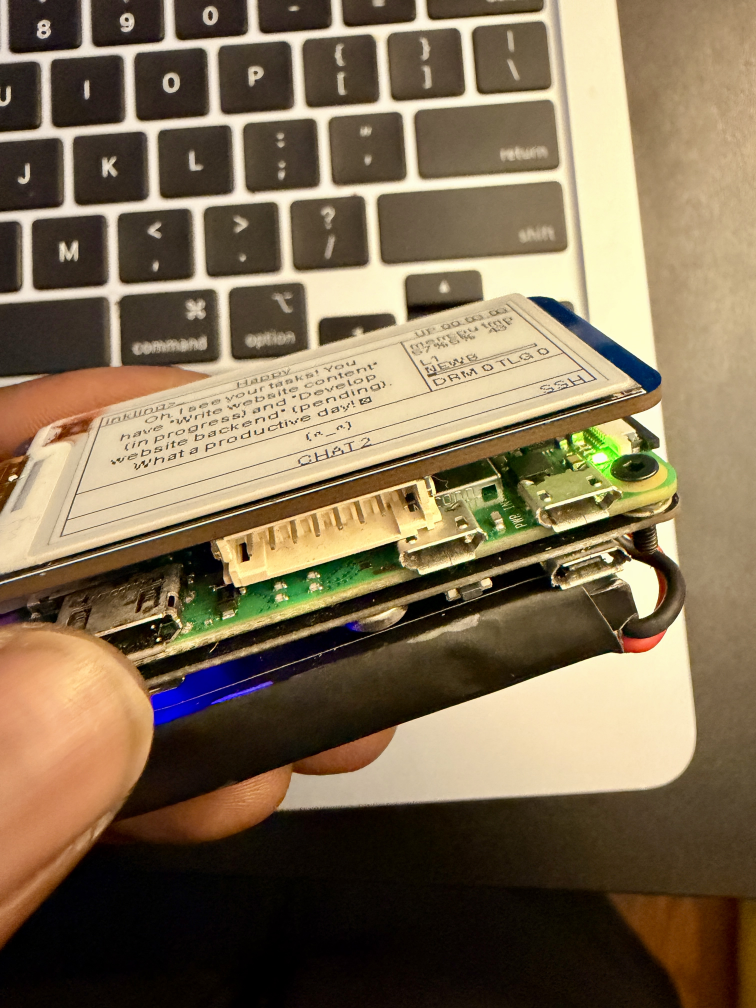
#> input picture img/inkk1.JPG, 3024 x 4032 px (shown at 1/4 size)
$ python eink_convert.py ../img/inkk1.JPG
#> lines starting #> are read from the running program, lines starting #| are printed output that depends on the picture; after the words box and inside, x2 and y2 are one past the last pixel; in counts of white or black regions, pixels touching at a corner belong together
#!/usr/bin/env python3
"""
Project Inkling - E-Ink Image Converter

Convert images to 1-bit monochrome format optimized for Waveshare 2.13" e-ink
displays (250x122 pixels). Supports multiple dithering algorithms, batch
processing, and raw bitmap export for ESP32/MicroPython.

Usage:
    # Single file with Floyd-Steinberg dithering (default)
    python tools/eink_convert.py input.jpg -o output.png

    # Batch convert a directory with Atkinson dithering
    python tools/eink_convert.py images/ -o converted/ --dither atkinson

    # Boost contrast and invert for dark backgrounds
    python tools/eink_convert.py photo.png -o result.png --contrast 50 --invert

    # Fit image with letterboxing, export raw bitmap too
    python tools/eink_convert.py logo.png -o logo_eink.png --resize fit --raw

    # Preview before/after in terminal (no file write)
    python tools/eink_convert.py face.png --preview

    # Custom target size (e.g. 48x48 sprites)
    python tools/eink_convert.py sprite.png -o sprite_1bit.png --width 48 --height 48

Import for custom workflows:
    from tools.eink_convert import (
        load_image, resize_image, adjust_contrast,
        dither_floyd_steinberg, dither_atkinson, dither_ordered,
        dither_threshold, convert_to_eink, export_raw_bitmap,
    )
"""

import argparse
import logging
import struct
import sys
from pathlib import Path
from typing import Optional, Tuple, List

import numpy as np
from PIL import Image, ImageEnhance, ImageOps

# ---------------------------------------------------------------------------
# Constants
# ---------------------------------------------------------------------------

EINK_WIDTH = 250
EINK_HEIGHT = 122

SUPPORTED_EXTENSIONS = {".png", ".jpg", ".jpeg", ".bmp", ".gif", ".tiff", ".webp"}

# 4x4 Bayer matrix for ordered dithering, normalized to 0-1 range
BAYER_MATRIX_4X4 = (
    np.array(
        [
            [0, 8, 2, 10],
            [12, 4, 14, 6],
            [3, 11, 1, 9],
            [15, 7, 13, 5],
        ],
        dtype=np.float64,
    )
    / 16.0
)

logger = logging.getLogger("eink_convert")

# ---------------------------------------------------------------------------
# Image loading
# ---------------------------------------------------------------------------


def load_image(path: str) -> Image.Image:
    """Load an image from *path* and return it as an RGB PIL Image.

    Handles RGBA by compositing onto a white background so transparency
    doesn't become black after grayscale conversion.
    """
#> called with path = '../img/inkk1.JPG'
    img = Image.open(path)
#> img is the input picture: PIL image 3024x4032 RGB; mean R, G, B 127.3, 109.9, 83.3

    if img.mode == "RGBA":
        bg = Image.new("RGB", img.size, (255, 255, 255))
        bg.paste(img, mask=img.split()[3])
        return bg

    return img.convert("RGB")


# ---------------------------------------------------------------------------
# Resizing
# ---------------------------------------------------------------------------


def resize_image(
    img: Image.Image,
    width: int = EINK_WIDTH,
    height: int = EINK_HEIGHT,
    mode: str = "fit",
) -> Image.Image:
    """Resize *img* to *width* x *height* using the given *mode*.

    Modes:
        crop    - Scale so the image fills the target, then center-crop.
        fit     - Scale to fit within the target, pad with white (letterbox).
        stretch - Stretch to exact target dimensions (distorts aspect ratio).
    """
#> called with width = 250, height = 122, mode = 'fit'
    if mode == "stretch":
        return img.resize((width, height), Image.LANCZOS)

    src_w, src_h = img.size
#> src_w = 3024; src_h = 4032
    scale_w = width / src_w
#> scale_w = 0.0827
    scale_h = height / src_h
#> scale_h = 0.0303

    if mode == "crop":
        scale = max(scale_w, scale_h)
        new_w = round(src_w * scale)
        new_h = round(src_h * scale)
        img = img.resize((new_w, new_h), Image.LANCZOS)
        left = (new_w - width) // 2
        top = (new_h - height) // 2
        return img.crop((left, top, left + width, top + height))

    # fit (letterbox)
    scale = min(scale_w, scale_h)
#> scale = 0.0303
    new_w = round(src_w * scale)
#> new_w = 92
    new_h = round(src_h * scale)
#> new_h = 122
    img = img.resize((new_w, new_h), Image.LANCZOS)
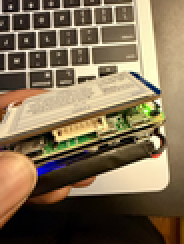
#> img: PIL image 92x122 RGB (shown 2 times larger); mean R, G, B 127.3, 109.9, 83.4
    canvas = Image.new("RGB", (width, height), (255, 255, 255))
#> canvas: PIL image 250x122 RGB; every value is 255
    paste_x = (width - new_w) // 2
#> paste_x = 79
    paste_y = (height - new_h) // 2
#> paste_y = 0
    canvas.paste(img, (paste_x, paste_y))
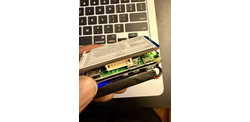
#> canvas: PIL image 250x122 RGB; mean R, G, B 208, 201.6, 191.9
    return canvas


# ---------------------------------------------------------------------------
# Contrast adjustment
# ---------------------------------------------------------------------------


def adjust_contrast(img: Image.Image, level: int = 0) -> Image.Image:
    """Boost contrast by *level* (0-100).

    0 = no change, 100 = maximum contrast boost (factor 3.0).
    Also applies auto-level (histogram stretch) at any level > 0.
    """
    if level <= 0:
        return img

    level = min(level, 100)

    # Auto-level: stretch histogram to full range
    img = ImageOps.autocontrast(img, cutoff=1)

    # Additional contrast boost: map 0-100 to enhancement factor 1.0-3.0
    factor = 1.0 + (level / 100.0) * 2.0
    enhancer = ImageEnhance.Contrast(img)
    return enhancer.enhance(factor)


# ---------------------------------------------------------------------------
# Dithering algorithms
# ---------------------------------------------------------------------------


def _to_gray(img: Image.Image) -> np.ndarray:
    """Convert an RGB PIL Image to a float64 grayscale numpy array (0-255)."""
    return np.array(img.convert("L"), dtype=np.float64)
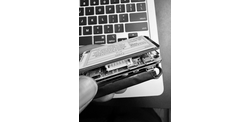
#> returned value: shape (122, 250) float64; min 0, max 255, mean 202.4


def dither_floyd_steinberg(img: Image.Image) -> Image.Image:
    """Floyd-Steinberg error-diffusion dithering.

    The classic dithering algorithm. Distributes quantization error to
    neighboring pixels with weights 7/16, 3/16, 5/16, 1/16.  Produces
    high-quality results for photographs and continuous-tone images.
    """
    gray = _to_gray(img)
    h, w = gray.shape
#> h = 122; w = 250

    for y in range(h):
        for x in range(w):
            old = gray[y, x]
            new = 255.0 if old >= 128.0 else 0.0
            gray[y, x] = new
            err = old - new

            if x + 1 < w:
                gray[y, x + 1] += err * 7.0 / 16.0
            if y + 1 < h:
                if x - 1 >= 0:
                    gray[y + 1, x - 1] += err * 3.0 / 16.0
                gray[y + 1, x] += err * 5.0 / 16.0
                if x + 1 < w:
                    gray[y + 1, x + 1] += err * 1.0 / 16.0
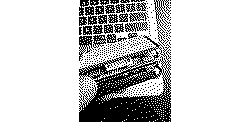
#> gray: shape (122, 250) float64; 79.3% white; 324 black regions (298 under 20 px), largest, box (x1, y1, x2, y2) and area: (79, 35, 171, 122) 4012, (154, 0, 171, 46) 216, (85, 0, 99, 25) 169

    return Image.fromarray((gray >= 128).astype(np.uint8) * 255, mode="L").convert("1")


# [58 lines left out: functions dither_atkinson, dither_ordered, dither_threshold, not called in this run]


# Map of name -> dithering function
DITHER_METHODS = {
    "floyd-steinberg": dither_floyd_steinberg,
    "atkinson": dither_atkinson,
    "ordered": dither_ordered,
    "threshold": dither_threshold,
}


# ---------------------------------------------------------------------------
# High-level conversion
# ---------------------------------------------------------------------------


def convert_to_eink(
    img: Image.Image,
    width: int = EINK_WIDTH,
    height: int = EINK_HEIGHT,
    resize_mode: str = "fit",
    dither: str = "floyd-steinberg",
    contrast: int = 0,
    invert: bool = False,
) -> Image.Image:
    """Full pipeline: resize -> contrast -> dither -> optional invert.

    Parameters:
        img          Source PIL Image (any mode).
        width        Target width in pixels.
        height       Target height in pixels.
        resize_mode  One of "crop", "fit", "stretch".
        dither       Dithering algorithm name.
        contrast     Contrast boost 0-100.
        invert       Swap black and white after conversion.

    Returns:
        A 1-bit PIL Image ready for e-ink display.
    """
    # Ensure RGB
    if img.mode != "RGB":
        if img.mode == "RGBA":
            bg = Image.new("RGB", img.size, (255, 255, 255))
            bg.paste(img, mask=img.split()[3])
            img = bg
        else:
            img = img.convert("RGB")

    img = resize_image(img, width, height, resize_mode)
    img = adjust_contrast(img, contrast)

    dither_fn = DITHER_METHODS.get(dither)
    if dither_fn is None:
        raise ValueError(
            f"Unknown dither method '{dither}'. "
            f"Choose from: {', '.join(DITHER_METHODS)}"
        )
    result = dither_fn(img)

    if invert:
        result = ImageOps.invert(result.convert("L")).convert("1")

    return result


# ---------------------------------------------------------------------------
# Export helpers
# ---------------------------------------------------------------------------


# [208 lines left out: functions save_png, export_raw_bitmap, export_c_array, preview_ascii, find_images, batch_convert, not called in this run]


# ---------------------------------------------------------------------------
# CLI
# ---------------------------------------------------------------------------


def build_parser() -> argparse.ArgumentParser:
    parser = argparse.ArgumentParser(
        description="Convert images to 1-bit monochrome for e-ink displays.",
        formatter_class=argparse.RawDescriptionHelpFormatter,
        epilog="""
Examples:
  %(prog)s photo.jpg -o photo_eink.png
  %(prog)s photo.jpg -o photo_eink.png --dither atkinson --contrast 30
  %(prog)s images/ -o converted/ --dither ordered --resize crop
  %(prog)s face.png --preview
  %(prog)s sprite.png -o out.png --width 48 --height 48 --dither threshold
  %(prog)s logo.png -o logo.png --invert --raw
  %(prog)s artwork.png -o art.png --c-array art_bitmap
        """,
    )

    parser.add_argument(
        "input",
        help="Input image file or directory for batch processing.",
    )
    parser.add_argument(
        "-o",
        "--output",
        help="Output file or directory. Required unless --preview is used.",
    )
    parser.add_argument(
        "--dither",
        choices=list(DITHER_METHODS.keys()),
        default="floyd-steinberg",
        help="Dithering algorithm (default: floyd-steinberg).",
    )
    parser.add_argument(
        "--contrast",
        type=int,
        default=0,
        metavar="0-100",
        help="Contrast boost level, 0=none, 100=maximum (default: 0).",
    )
    parser.add_argument(
        "--resize",
        choices=["crop", "fit", "stretch"],
        default="fit",
        help="Resize mode (default: fit with letterboxing).",
    )
    parser.add_argument(
        "--width",
        type=int,
        default=EINK_WIDTH,
        help=f"Target width in pixels (default: {EINK_WIDTH}).",
    )
    parser.add_argument(
        "--height",
        type=int,
        default=EINK_HEIGHT,
        help=f"Target height in pixels (default: {EINK_HEIGHT}).",
    )
    parser.add_argument(
        "--invert",
        action="store_true",
        help="Invert colors (swap black and white).",
    )
    parser.add_argument(
        "--raw",
        action="store_true",
        help="Also export raw packed-bit bitmap (.bin) for ESP32/MicroPython.",
    )
    parser.add_argument(
        "--c-array",
        metavar="VAR_NAME",
        help="Print a C byte array to stdout (for embedding in firmware).",
    )
    parser.add_argument(
        "--preview",
        action="store_true",
        help="Show ASCII art preview in terminal (no file output required).",
    )
    parser.add_argument(
        "--preview-width",
        type=int,
        default=80,
        help="Terminal width for ASCII preview (default: 80).",
    )
    parser.add_argument(
        "-v",
        "--verbose",
        action="store_true",
        help="Enable verbose logging.",
    )

    return parser


def main(argv: Optional[List[str]] = None) -> int:
    parser = build_parser()
    args = parser.parse_args(argv)

    logging.basicConfig(
        level=logging.DEBUG if args.verbose else logging.INFO,
        format="%(message)s",
    )

    input_path = Path(args.input)
    if not input_path.exists():
        logger.error("Input not found: %s", args.input)
        return 1

    # Single-file mode
    if input_path.is_file():
        try:
            img = load_image(str(input_path))
        except Exception as exc:
            logger.error("Cannot open image: %s", exc)
            return 1

        result = convert_to_eink(
            img,
            width=args.width,
            height=args.height,
            resize_mode=args.resize,
            dither=args.dither,
            contrast=args.contrast,
            invert=args.invert,
        )

        if args.preview:
            print(preview_ascii(result, max_width=args.preview_width))
            print(
                f"\n[{result.width}x{result.height}, 1-bit, "
                f"dither={args.dither}, contrast={args.contrast}]"
            )

        if args.c_array:
            print(export_c_array(result, var_name=args.c_array))

        if args.output:
            out = Path(args.output)
            out.parent.mkdir(parents=True, exist_ok=True)
            save_png(result, str(out))

            if args.raw:
                export_raw_bitmap(result, str(out.with_suffix(".bin")))

        if not args.output and not args.preview and not args.c_array:
            logger.error("No output specified. Use -o, --preview, or --c-array.")
            return 1

        return 0

    # Directory batch mode
    if not args.output:
        logger.error("Output directory required for batch processing (-o).")
        return 1

    created = batch_convert(
        input_path=input_path,
        output_path=Path(args.output),
        width=args.width,
        height=args.height,
        resize_mode=args.resize,
        dither=args.dither,
        contrast=args.contrast,
        invert=args.invert,
        raw=args.raw,
    )

    logger.info("Converted %d image(s).", len(created))
    return 0


if __name__ == "__main__":
#> (the run stopped early here; a loop or call above may not have finished)

$ run again, on img/inkk3.JPG
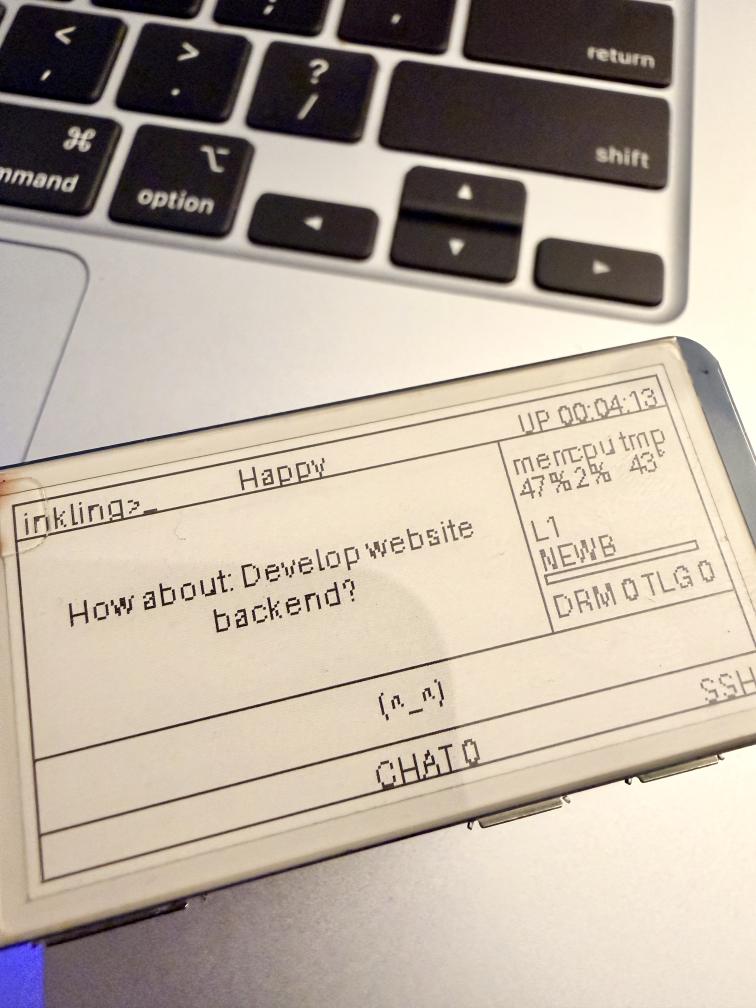
#> input picture img/inkk3.JPG, 3024 x 4032 px (shown at 1/4 size)
#> in load_image, img is the input picture: PIL image 3024x4032 RGB; mean R, G, B 184.7, 172.6, 159.3
#> img: PIL image 92x122 RGB
#> in _to_gray, `return np.array(img.convert("L"), dtype=np.float64)`:
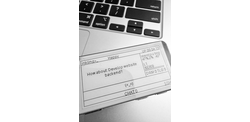
#> returned value: shape (122, 250) float64; min 0, max 255, mean 225.5
#> after the loop in dither_floyd_steinberg, `for y in range(h):`:
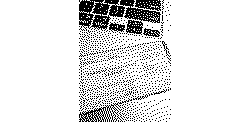
#> gray: shape (122, 250) float64; 88.5% white; black in thin lines or dots, all inside (x1, y1, x2, y2) = (79, 0, 171, 122)

$ run again, on img/inky1.JPG
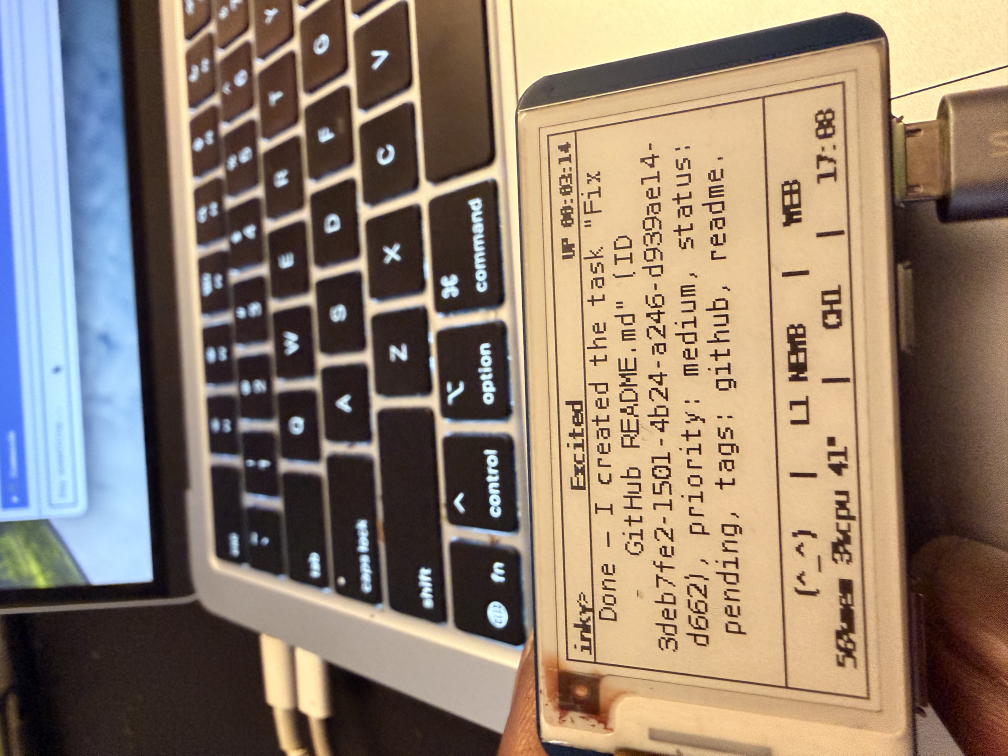
#> input picture img/inky1.JPG, 4032 x 3024 px (shown at 1/4 size)
#> in load_image, img is the input picture: PIL image 4032x3024 RGB; mean R, G, B 143.9, 127.5, 111.6
#> img: PIL image 163x122 RGB
#> in _to_gray, `return np.array(img.convert("L"), dtype=np.float64)`:
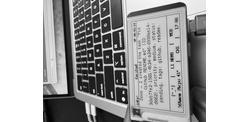
#> returned value: shape (122, 250) float64; min 1, max 255, mean 173.8
#> after the loop in dither_floyd_steinberg, `for y in range(h):`:
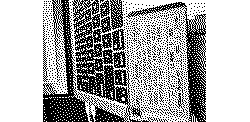
#> gray: shape (122, 250) float64; 68.1% white; black in thin lines or dots, all inside (x1, y1, x2, y2) = (43, 0, 206, 122)

$ run again, on img/inky2.JPG
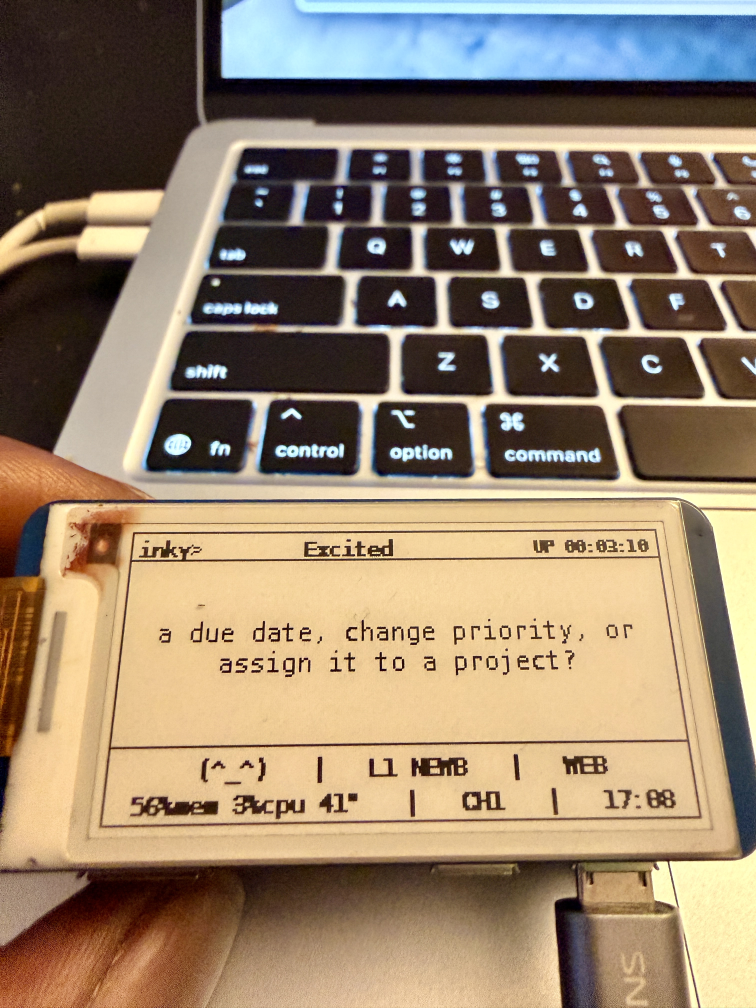
#> input picture img/inky2.JPG, 3024 x 4032 px (shown at 1/4 size)
#> in load_image, img is the input picture: PIL image 3024x4032 RGB; mean R, G, B 150.7, 131.4, 108.6
#> img: PIL image 92x122 RGB
#> in _to_gray, `return np.array(img.convert("L"), dtype=np.float64)`:
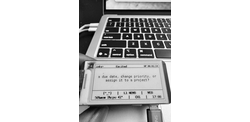
#> returned value: shape (122, 250) float64; min 0, max 255, mean 210.7
#> after the loop in dither_floyd_steinberg, `for y in range(h):`:
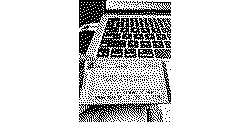
#> gray: shape (122, 250) float64; 82.6% white; black in thin lines or dots, all inside (x1, y1, x2, y2) = (79, 0, 171, 122)
